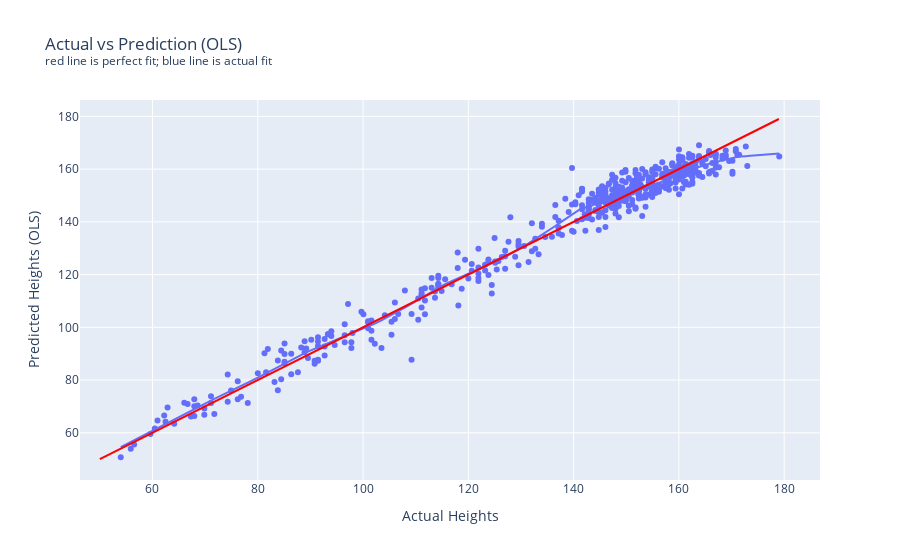

The notebook cell saved with this chart:
### Code cell
import plotly_express as px

ols_predictions = ols_model.predict(ols_x)
temp = data.copy()
temp.rename(columns={'height': "Actual Heights"}, inplace=True)
temp["Predicted Heights (OLS)"] = ols_predictions

fig = px.scatter(
    temp,
    x="Actual Heights",
    y="Predicted Heights (OLS)",
    trendline='lowess',
    trendline_options=dict(frac=0.1),
    title=plot.px_title(
        "Actual vs Prediction (OLS)",
        "red line is perfect fit; blue line is actual fit"
    )
)

perfect_line = px.line(
    pd.DataFrame(dict(x=np.arange(50, 180), y=np.arange(50, 180))),
    x='x',
    y='y',
)
perfect_line.update_traces(line_color='red', line_width=2)
fig.add_trace(perfect_line.data[0])
fig

### Figure 1 — Plotly figure (JSON) as saved in the notebook; plotly's stock layout.template omitted (floating-point values rounded to 4 significant figures; data arrays with more than 128 entries replaced by an {"elided": "..."} marker saying what was removed)
{"data": [{"hovertemplate": "Actual Heights=%{x}<br>Predicted Heights (OLS)=%{y}<extra></extra>", "legendgroup": "", "marker": {"color": "#636efa", "symbol": "circle"}, "mode": "markers", "name": "", "orientation": "v", "showlegend": false, "type": "scatter", "x": {"elided": "544 float values"}, "xaxis": "x", "y": {"elided": "544 float values"}, "yaxis": "y"}, {"hovertemplate": "<b>LOWESS trendline</b><br><br>Actual Heights=%{x}<br>Predicted Heights (OLS)=%{y} <b>(trend)</b><extra></extra>", "legendgroup": "", "marker": {"color": "#636efa", "symbol": "circle"}, "mode": "lines", "name": "", "showlegend": false, "type": "scatter", "x": {"elided": "544 float values"}, "xaxis": "x", "y": {"elided": "544 float values"}, "yaxis": "y"}, {"hovertemplate": "x=%{x}<br>y=%{y}<extra></extra>", "legendgroup": "", "line": {"color": "red", "dash": "solid", "width": 2}, "marker": {"symbol": "circle"}, "mode": "lines", "name": "", "orientation": "v", "showlegend": false, "type": "scatter", "x": {"elided": "130 int values"}, "xaxis": "x", "y": {"elided": "130 int values"}, "yaxis": "y"}], "layout": {"legend": {"tracegroupgap": 0}, "title": {"text": "Actual vs Prediction (OLS)<br><sup>red line is perfect fit; blue line is actual fit</sup>"}, "xaxis": {"anchor": "y", "domain": [0, 1], "title": {"text": "Actual Heights"}}, "yaxis": {"anchor": "x", "domain": [0, 1], "title": {"text": "Predicted Heights (OLS)"}}}}
